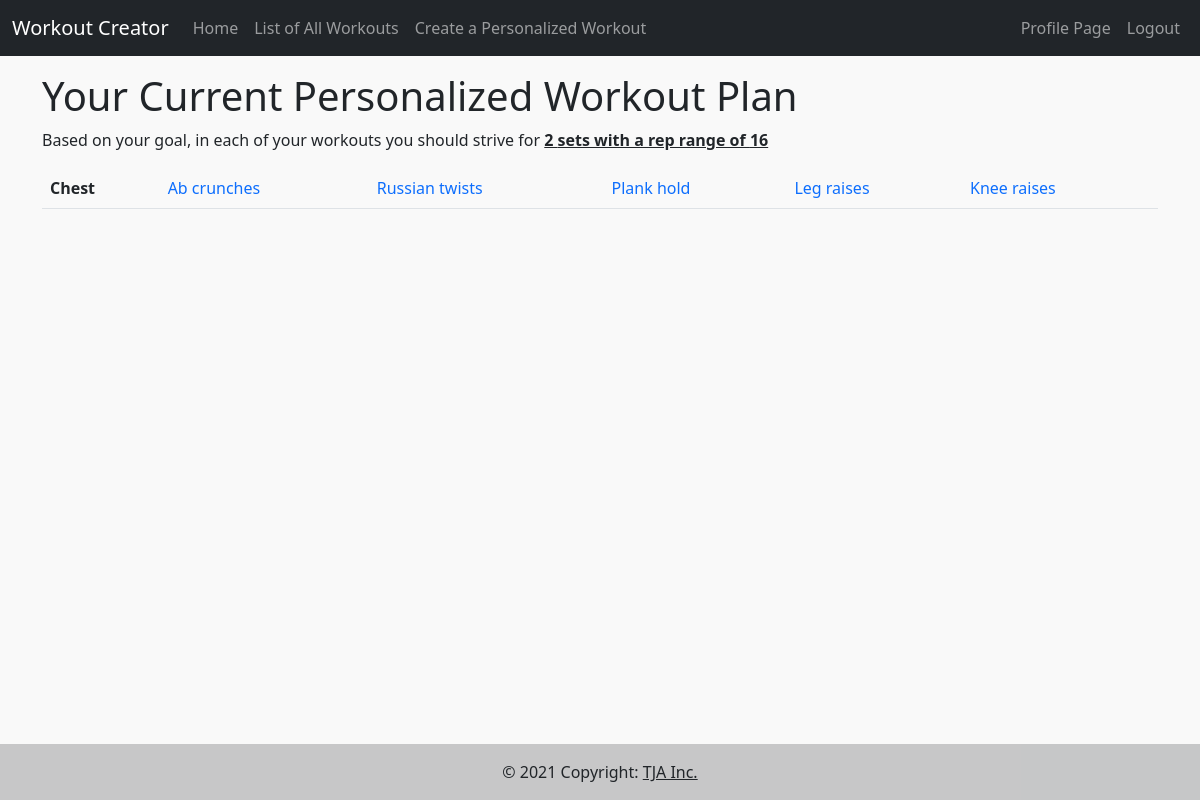
/currentworkout/ (signed in), run on the app's committed database.
### routes.py (models this page shows)
class Userform(db.Model):
    id = db.Column(db.Integer, primary_key=True, autoincrement=True)
    user_id = db.Column(db.Integer, db.ForeignKey('Users.id'))
    userform = db.relationship('User', foreign_keys='Userform.user_id')
    gender = db.Column(db.Unicode, nullable=False)
    age = db.Column(db.Integer, nullable=False)
    weight = db.Column(db.Float, nullable=False)
    height = db.Column(db.Float, nullable=False)
    areaOfFocus = db.Column(db.Unicode, nullable=False)
    goals = db.Column(db.Unicode, nullable=False)
    numberofsets = db.Column(db.Integer, nullable=False)

class Abs(db.Model):
    id = db.Column(db.Integer, primary_key=True, autoincrement=True)
    workouts = db.Column(db.Unicode)
    link_to_wo = db.Column(db.Unicode)

### routes.py (the view)
@ app.route("/currentworkout/")
@ login_required
def current_workout():
    userformid = db.session.query(
        Userform.id).filter_by(user=current_user).all()
    length = length_hint(userformid)
    userformid = userformid[length-1]
    userformid = userformid[0]
    selectedAOF = db.session.query(
        Userform.areaOfFocus).filter_by(id=userformid)
    selectedGoal = db.session.query(
        Userform.goals).filter_by(id=userformid)
    selectedREPS = db.session.query(
        Userform.numberofsets).filter_by(id=userformid)
    resultGoal = selectedGoal[0]
    resultGoal = resultGoal[0]
    resultREPS = selectedREPS[0]
    resultREPS = resultREPS[0]
    stringAOF = selectedAOF[0]
    stringAOF = stringAOF[0]
    resultAOF = stringAOF.split()
    abs = False
    chest = False
    back = False
    biceps = False
    triceps = False
    shoulders = False
    legs = False
    listAOF = []
    for x in resultAOF:
        if (x.lower() == "abs"):
            listAOF.append("abs")
        if (x.lower() == "chest"):
            listAOF.append("chest")
        if (x.lower() == "back"):
            listAOF.append("back")
        if (x.lower() == "biceps"):
            listAOF.append("biceps")
        if (x.lower() == "triceps"):
            listAOF.append("triceps")
        if (x.lower() == "shoulders"):
            listAOF.append("shoulders")
        if (x.lower() == "legs"):
            listAOF.append("legs")
    listOfSelectedWO = db.session.query(
        Workouts.abs, Workouts.chest, Workouts.back,
        Workouts.biceps, Workouts.triceps, Workouts.shoulders,
        Workouts.legs).filter_by(user=current_user).first()
    resultWO = []
    if(listOfSelectedWO[0]):
        abslist = db.session.query(Abs.workouts, Abs.link_to_wo).all()
        resultWO.append(abslist)
    if(listOfSelectedWO[1]):
        chestlist = db.session.query(Chest.workouts, Chest.link_to_wo).all()
        resultWO.append(chestlist)
    if(listOfSelectedWO[2]):
        backlist = db.session.query(Back.workouts, Back.link_to_wo).all()
        resultWO.append(backlist)
    if(listOfSelectedWO[3]):
        bicepslist = db.session.query(Biceps.workouts, Biceps.link_to_wo).all()
        resultWO.append(bicepslist)
    if(listOfSelectedWO[4]):
        tricepslist = db.session.query(
            Triceps.workouts, Triceps.link_to_wo).all()
        resultWO.append(tricepslist)
    if(listOfSelectedWO[5]):
        shoulderslist = db.session.query(
            Shoulders.workouts, Shoulders.link_to_wo).all()
        resultWO.append(shoulderslist)
    if(listOfSelectedWO[6]):
        legslist = db.session.query(Legs.workouts, Legs.link_to_wo).all()
        resultWO.append(legslist)
    db.session.commit()
    return render_template("currentworkout.j2", listAOF_resultWO=zip(listAOF, resultWO), selectedGoal=resultGoal, selectedREPS=resultREPS)

### routes.py (called while the page is built)
@app.login_manager.user_loader
def load_user(uid):
    return User.query.get(int(uid))

### templates/currentworkout.j2 (shortened to what this page needs)
<!doctype html>
<html lang="en">
    <head>
        <link href="https://cdn.jsdelivr.net/npm/bootstrap@5.1.1/dist/css/bootstrap.min.css" rel="stylesheet">
        <link rel="stylesheet" href= "/static/styles/WO.css">
    </head>
    <body>
        <nav class="navbar navbar-expand-md sticky-top navbar-dark bg-dark">
            <div class="container-fluid">
                <a class="navbar-brand" href="/home/">Workout Creator</a>
                <div class="collapse navbar-collapse" id="navbarNav">
                    <ul class="navbar-nav">
                        <li class="nav-item">
                            <a class="nav-link" href="/home/">Home</a>
                        </li>
                        <li class="nav-item">
                            <a class="nav-link" href="/workouts/">List of All Workouts</a>
                        </li>
                        <li class="nav-item">
                            <a class="nav-link" href="/workoutform/">Create a Personalized Workout</a>
                        </li>
                    </ul>
                        <ul class="navbar-nav ms-auto">
                            <li class="nav-item">
                            <a class="nav-link" href="/profile/">Profile Page</a>
                        </li>
                        <li class="nav-item">
                            <a class="nav-link" href="/logout/">Logout</a>
                        </li>
                    </ul>
                </div>
            </div>
        </nav>
        <main>
            <div class="container mt-3">
                <h1>Your Current Personalized Workout Plan</h1>
                <p>Based on your goal, in each of your workouts you should strive for <span class= "p1 text-decoration-underline bold"> {{selectedREPS}} sets with a rep range of {{selectedGoal}}</span></p>
            <table class="table table-striped">
                <thead>
                    {%for z,x in listAOF_resultWO%}
                    <tr>
                        <th>{{z|capitalize}}</th>
                        {%for y in x%}
                        <td><a class = "text-decoration-none" href = "{{y.1}}">{{y.0}}</a></td>
                    {%endfor%}
                    </tr>
                {%endfor%}
                </thead>
            </table>
            <div class= "container">
                <br><br><br>
            </div>
        </main>
    </body>
    <footer class="bg-light text-center fixed-bottom text-lg-start">
        <div class="text-center p-3" style="background-color: rgba(0, 0, 0, 0.2);">
            © 2021 Copyright:
            <a class="text-dark">TJA Inc.</a>
        </div>
    </footer>
</html>

### static/styles/WO.css (style rules this page uses)
body { background-color:rgba(0, 0, 0, 0.025); }
.p1 { font-weight: bold; }

### data on the page
Userform: goals "16", areaOfFocus "Chest"
Abs: workouts "Ab crunches"
Abs: workouts "Russian twists"
Abs: workouts "Plank hold"
Abs: workouts "Leg raises"
Abs: workouts "Knee raises"

### other printed values
{{ selectedREPS }} "2"
